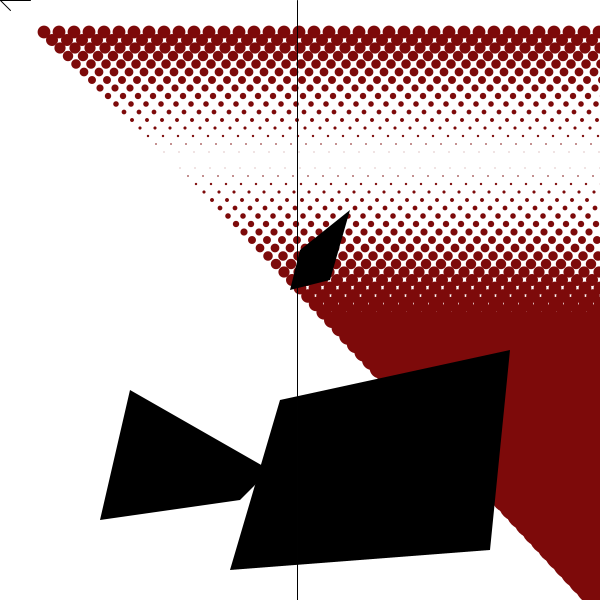
Frame 1 (no input)
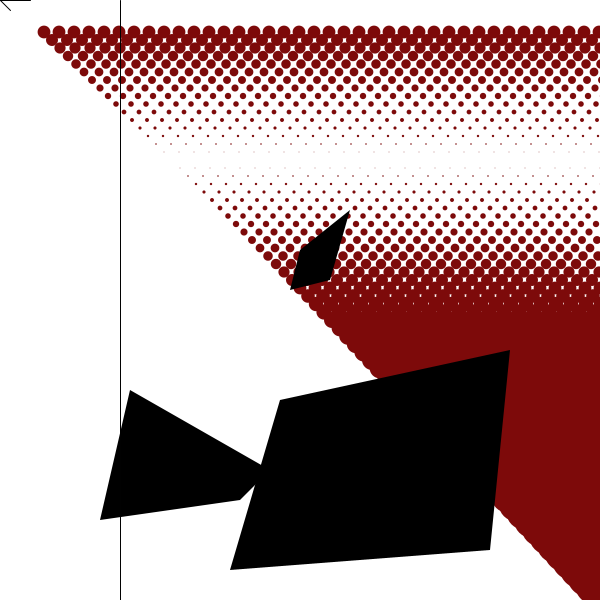
Frame 60 (the mouse pressed at the canvas centre just before this capture)
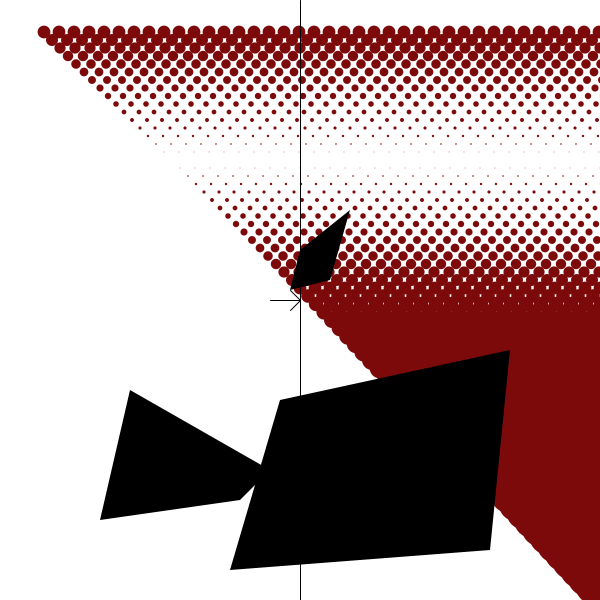
Frame 120 (the mouse held since frame 60 and released just before this capture)

The Processing sketch that drew these frames (run headless with seeded random() and noise(); from frame 60 on, the mouse is pressed at the canvas centre):

// Processing sketch: processing_14419
// ── processing_14419.pde

int x;
int jo;
int offset = 10; 
int z = 300;
int y = 300;
int radius = 200;

void setup() {
  size (600, 600);
  x = width/2;

  smooth();
  noFill();
}


void draw() 
{
  background(255);
  fill(125,10,10);
  noStroke();
  
 

for (int y = 32; y <= height; y += 8) {
  for (int x = 12; x <= width; x += 15) {
    ellipse ( x + y, y, 16 - y/10.0, 16 - y/10.0);
  }
}
if (mousePressed && insideQuad(280,400,510,350,490,550,230,570)) {

  jo = 255;
}
else {
  jo = 0;
}
fill(jo);
quad(280,400,510,350,490,550,230,570);

if (mousePressed && insideQuad(300,250,350,210,330,280,290,290)) {

  jo = 255;
}
else {
  jo = 0;
}
fill(jo);
quad(300,250,350,210,330,280,290,290);

if (keyPressed==true && insideQuad(130,390,270,470,240,500,100,520)) {

  jo = 255;
}
else {
  jo = 0;
}
fill(jo);
quad(130,390,270,470,240,500,100,520);

stroke (1);

if(mouseX>x)
{  

  x += 3;
  offset = -10;
}
else if(mouseX<x) {
  x -= 3;
  offset = 10;
}


line(x, 0, x, height);
line(mouseX, mouseY, mouseX + offset, mouseY - 10);
line(mouseX, mouseY, mouseX + offset, mouseY + 10);
line(mouseX, mouseY, mouseX + offset*3, mouseY);
}














boolean insideQuad(float x0, float y0, float x1, float y1, float x2, float y2, float x3, float y3) {
  return insideTriangle(x0, y0, x1, y1, x2, y2) || insideTriangle(x2, y2, x3, y3, x0, y0);
}


// This method uses the Barycentric technique described here:
// http://www.blackpawn.com/texts/pointinpoly/default.html

boolean insideTriangle(float x0, float y0, float x1, float y1, float x2, float y2) {

  // Compute vectors        
  float dx0 = x1 - x0;
  float dy0 = y1 - y0;

  float dx1 = x2 - x0;
  float dy1 = y2 - y0;

  float dx2 = mouseX - x0;
  float dy2 = mouseY - y0;

  // Compute dot products
  float dot00 = dx0 * dx0 + dy0 * dy0;
  float dot01 = dx0 * dx1 + dy0 * dy1;
  float dot02 = dx0 * dx2 + dy0 * dy2;
  float dot11 = dx1 * dx1 + dy1 * dy1;
  float dot12 = dx1 * dx2 + dy1 * dy2;

  // Compute barycentric coordinates
  float invDenom = 1.0f / (dot00 * dot11 - dot01 * dot01);
  float u = (dot11 * dot02 - dot01 * dot12) * invDenom;
  float v = (dot00 * dot12 - dot01 * dot02) * invDenom;

  // Check if point is in triangle
  return (u > 0) && (v > 0) && (u + v < 1);
}
